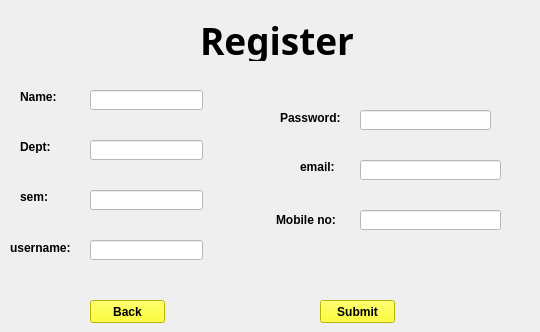
    <widget class="QWidget" name="page_2">
     <widget class="QLineEdit" name="name">
      <property name="geometry">
       <rect>
        <x>90</x>
        <y>90</y>
        <width>113</width>
        <height>20</height>
       </rect>
      </property>
      <property name="styleSheet">
       <string notr="true">background-color: rgb(255, 255, 255);
</string>
      </property>
     </widget>
     <widget class="QLineEdit" name="dept">
      <property name="geometry">
       <rect>
        <x>90</x>
        <y>140</y>
        <width>113</width>
        <height>20</height>
       </rect>
      </property>
      <property name="styleSheet">
       <string notr="true">background-color: rgb(255, 255, 255);</string>
      </property>
     </widget>
     <widget class="QLineEdit" name="password">
      <property name="geometry">
       <rect>
        <x>360</x>
        <y>110</y>
        <width>131</width>
        <height>20</height>
       </rect>
      </property>
      <property name="styleSheet">
       <string notr="true">background-color: rgb(255, 255, 255);</string>
      </property>
     </widget>
     <widget class="QLineEdit" name="email">
      <property name="geometry">
       <rect>
        <x>360</x>
        <y>160</y>
        <width>141</width>
        <height>20</height>
       </rect>
      </property>
      <property name="styleSheet">
       <string notr="true">background-color: rgb(255, 255, 255);</string>
      </property>
     </widget>
     <widget class="QLineEdit" name="sem">
      <property name="geometry">
       <rect>
        <x>90</x>
        <y>190</y>
        <width>113</width>
        <height>20</height>
       </rect>
      </property>
      <property name="styleSheet">
       <string notr="true">background-color: rgb(255, 255, 255);</string>
      </property>
     </widget>
     <widget class="QLabel" name="label">
      <property name="geometry">
       <rect>
        <x>20</x>
        <y>90</y>
        <width>47</width>
        <height>13</height>
       </rect>
      </property>
      <property name="font">
       <font>
        <weight>75</weight>
        <bold>true</bold>
       </font>
      </property>
      <property name="text">
       <string>Name:</string>
      </property>
     </widget>
     <widget class="QLabel" name="label_2">
      <property name="geometry">
       <rect>
        <x>280</x>
        <y>110</y>
        <width>61</width>
        <height>16</height>
       </rect>
      </property>
      <property name="font">
       <font>
        <weight>75</weight>
        <bold>true</bold>
       </font>
      </property>
      <property name="text">
       <string>Password:</string>
      </property>
     </widget>
     <widget class="QLabel" name="label_3">
      <property name="geometry">
       <rect>
        <x>20</x>
        <y>140</y>
        <width>47</width>
        <height>13</height>
       </rect>
      </property>
      <property name="font">
       <font>
        <weight>75</weight>
        <bold>true</bold>
       </font>
      </property>
      <property name="text">
       <string>Dept:</string>
      </property>
     </widget>
     <widget class="QLabel" name="label_4">
      <property name="geometry">
       <rect>
        <x>300</x>
        <y>160</y>
        <width>47</width>
        <height>13</height>
       </rect>
      </property>
      <property name="font">
       <font>
        <weight>75</weight>
        <bold>true</bold>
       </font>
      </property>
      <property name="text">
       <string>email:</string>
      </property>
     </widget>
     <widget class="QLabel" name="label_5">
      <property name="geometry">
       <rect>
        <x>20</x>
        <y>190</y>
        <width>47</width>
        <height>13</height>
       </rect>
      </property>
      <property name="font">
       <font>
        <weight>75</weight>
        <bold>true</bold>
       </font>
      </property>
      <property name="text">
       <string>sem:</string>
      </property>
     </widget>
     <widget class="QLabel" name="label_6">
      <property name="geometry">
       <rect>
        <x>276</x>
        <y>210</y>
        <width>61</width>
        <height>20</height>
       </rect>
      </property>
      <property name="font">
       <font>
        <weight>75</weight>
        <bold>true</bold>
       </font>
      </property>
      <property name="text">
       <string>Mobile no:</string>
      </property>
     </widget>
     <widget class="QLineEdit" name="mobileno">
      <property name="geometry">
       <rect>
        <x>360</x>
        <y>210</y>
        <width>141</width>
        <height>20</height>
       </rect>
      </property>
      <property name="styleSheet">
       <string notr="true">background-color: rgb(255, 255, 255);</string>
      </property>
     </widget>
     <widget class="QPushButton" name="submit">
      <property name="geometry">
       <rect>
        <x>320</x>
        <y>300</y>
        <width>75</width>
        <height>23</height>
       </rect>
      </property>
      <property name="font">
       <font>
        <weight>75</weight>
        <bold>true</bold>
       </font>
      </property>
      <property name="styleSheet">
       <string notr="true">background-color: rgb(255, 255, 0);</string>
      </property>
      <property name="text">
       <string>Submit</string>
      </property>
     </widget>
     <widget class="QPushButton" name="back">
      <property name="geometry">
       <rect>
        <x>90</x>
        <y>300</y>
        <width>75</width>
        <height>23</height>
       </rect>
      </property>
      <property name="font">
       <font>
        <weight>75</weight>
        <bold>true</bold>
       </font>
      </property>
      <property name="styleSheet">
       <string notr="true">background-color: rgb(255, 255, 0);</string>
      </property>
      <property name="text">
       <string>Back</string>
      </property>
     </widget>
     <widget class="QLabel" name="label_7">
      <property name="geometry">
       <rect>
        <x>10</x>
        <y>240</y>
        <width>61</width>
        <height>16</height>
       </rect>
      </property>
      <property name="font">
       <font>
        <weight>75</weight>
        <bold>true</bold>
       </font>
      </property>
      <property name="text">
       <string>username:</string>
      </property>
     </widget>
     <widget class="QLineEdit" name="username_3">
      <property name="geometry">
       <rect>
        <x>90</x>
        <y>240</y>
        <width>113</width>
        <height>20</height>
       </rect>
      </property>
      <property name="styleSheet">
       <string notr="true">background-color: rgb(255, 255, 255);</string>
      </property>
     </widget>
     <widget class="QLabel" name="label_10">
      <property name="geometry">
       <rect>
        <x>200</x>
        <y>20</y>
        <width>331</width>
        <height>41</height>
       </rect>
      </property>
      <property name="font">
       <font>
        <family>Tekton Pro</family>
        <pointsize>28</pointsize>
        <weight>75</weight>
        <bold>true</bold>
       </font>
      </property>
      <property name="text">
       <string>Register</string>
      </property>
     </widget>
    </widget>
